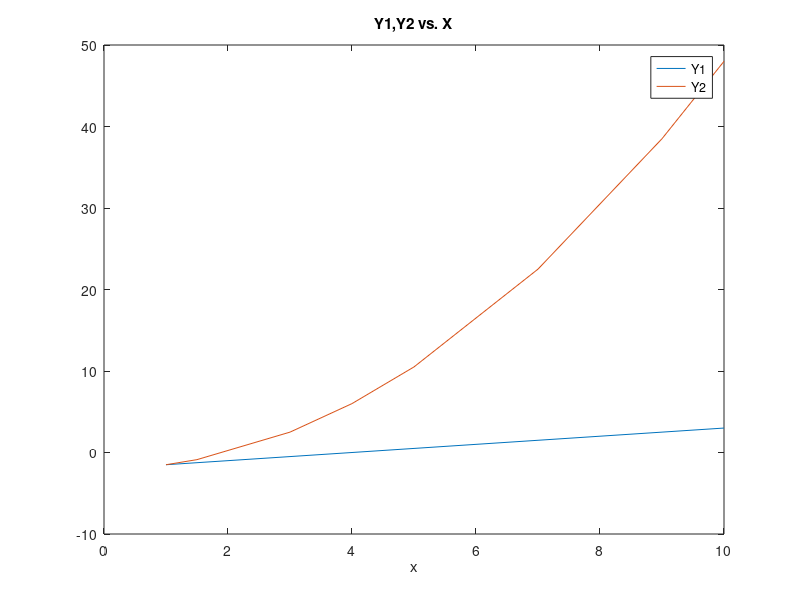

Source code (MATLAB): (Note: this script raises an error after producing the figure.)
%% Economics Homework 1

%% Question 1:

% Define vector X
x=[1, 1.5, 3, 4, 5, 7, 9, 10];

% Compute The Values for y1=-2 + 0.5x
y1=-2 + 0.5.*x;

% Display y1
y1
% Compute the values for y2
y2= -2 + 0.5 .* x.^2;

% Display y2
y2

% Plot Y1, Y2 vs X
figure
plot(x, y1, x, y2)
title("Y1,Y2 vs. X")
xlabel("x")
legend("Y1", "Y2")
%% Question 2

% Create x vector
x=linspace(-10, 20);

% Calculate and display sum of the elements of x
sum_x=sum(x)

%% Question 3 

% Create A matrix
A=[2, 4, 6; 1, 7, 5; 3, 12, 4];

% Create vector b
b=[-2;3;10];

% Calculate and display C=A'b
C=A'*b;

% Calculate and display D=((A'A)^(-1))*b
D=inv(A'*A)*b

% Calculate and Display E= sum_i (sum_j aij*bi)
E=sum(sum(A.*b))

% F matrix is matrix with the 2nd row and 3rd column deleted

% Initialize F to A
F=A;

% Delete 2nd row
F(2,:) = [];

% Delete 3rd column and display F
F(:,3)=[]

% Solve the system Ax=b
x=A\b

%% Question 4
 
% Create block diagonal matrix

% Initialize B to a 15 x 15 zero matrix
B=blkdiag(A,A,A,A,A)


%% Question 5

% Create 5x3 matrix of randome distributions with mu= 10 and std=5

A=10+5*randn(5,3)

% Replace the elements of A that are less than 10 with 0
A(A<10)=0;

% Replace the elements of A that are equal or greater tan 10 with 1
A(A>=10)=1

%% Question 6

% Import CSV file
data = csvread('datahw1.csv');

T=readtable('datahw1.csv', 'ReadVariableNames', false);

% Modify variable names
T.Properties.VariableNames = {'FirmID', 'Year', 'Export', 'RD', 'prod', 'cap'}

fitlm(T,'prod~Export+RD+cap')
